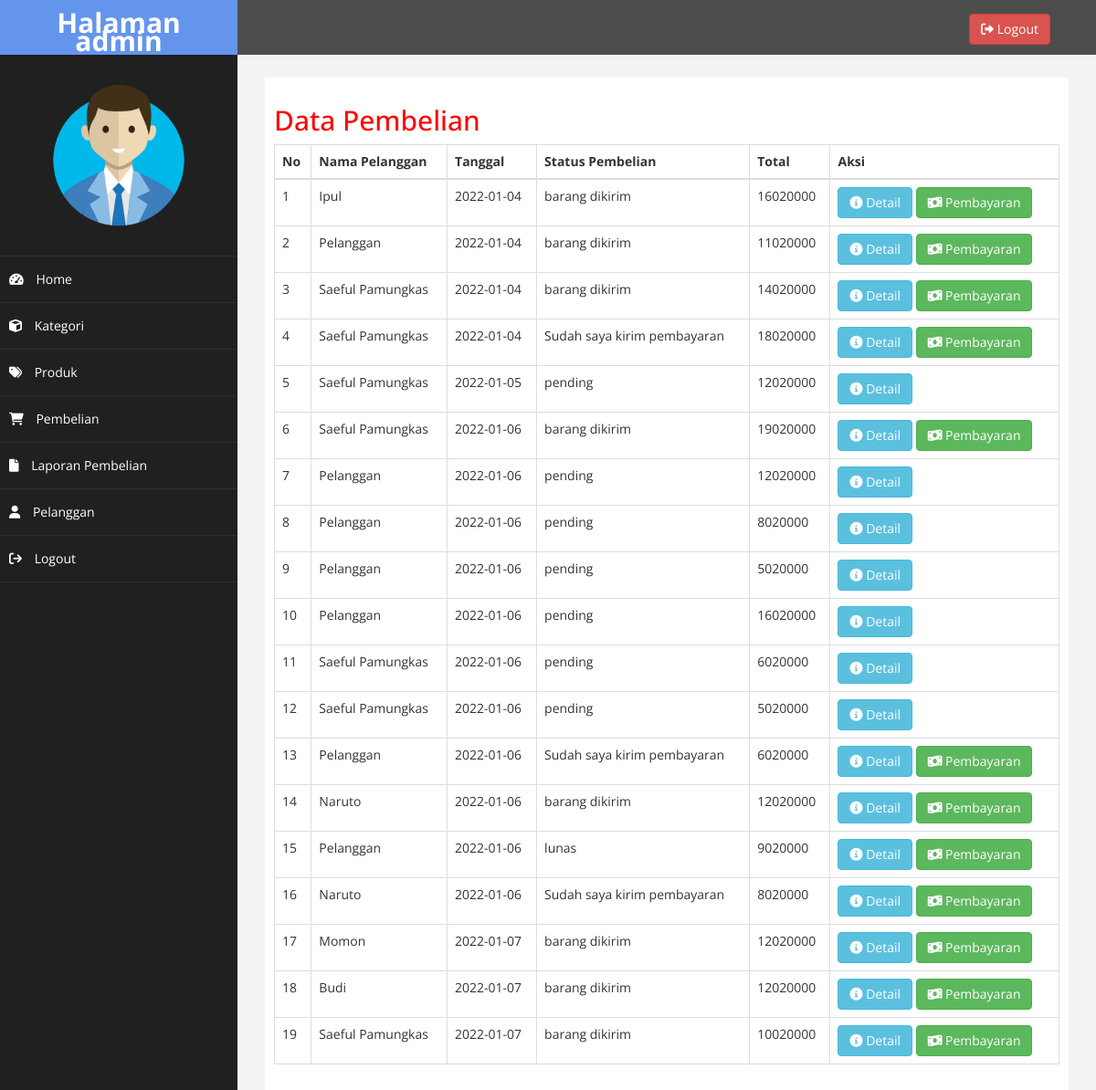
Page /admin/index.php?halaman=pembelian (signed in) on the committed database.
### tables this page shows
CREATE TABLE `pembelian` (
  `id_pembelian` int(11) NOT NULL,
  `id_pelanggan` int(11) NOT NULL,
  `id_ongkir` int(11) NOT NULL,
  `tanggal_pembelian` date NOT NULL,
  `total_pembelian` int(11) NOT NULL,
  `nama_pengiriman` varchar(200) NOT NULL,
  `tarif` int(11) NOT NULL,
  `alamat_pengiriman` text NOT NULL,
  `status_pembelian` varchar(200) NOT NULL DEFAULT 'pending',
  `resi_pengiriman` varchar(50) NOT NULL
);

CREATE TABLE `pelanggan` (
  `id_pelanggan` int(11) NOT NULL,
  `email_pelanggan` varchar(50) NOT NULL,
  `password_pelanggan` varchar(50) NOT NULL,
  `nama_pelanggan` varchar(200) NOT NULL,
  `telp_pelanggan` varchar(200) NOT NULL,
  `alamat_pelanggan` text NOT NULL
);

### admin/pembelian.php (the view, shortened to what this page needs)
<?php
require("koneksi.php");
?>
<!DOCTYPE html>
<html lang="en">
<head>
    <link rel="stylesheet" href="assets/fontawesome-free-6.0.0/css/all.min.css">
</head>
<body>
    <h2>Data Pembelian</h2>
    <table class="table table-bordered">
        <thead>
            <th>No</th>
            <th>Nama Pelanggan</th>
            <th>Tanggal</th>
            <th>Status Pembelian</th>
            <th>Total</th>
            <th>Aksi</th>
        </thead>
        <tbody>
            <?php $nomor = 1; ?>
            <?php $ambil = $conn->query("SELECT * FROM pembelian JOIN pelanggan ON pembelian.id_pelanggan=pelanggan.id_pelanggan"); ?>
            <?php while ($row = $ambil->fetch_assoc()) { ?>
                <tr>
                    <td><?php echo $nomor; ?></td>
                    <td><?php echo $row['nama_pelanggan']; ?></td>
                    <td><?php echo $row['tanggal_pembelian']; ?></td>
                    <td><?php echo $row['status_pembelian']; ?></td>
                    <td><?php echo $row['total_pembelian']; ?></td>
                    <td>
                        <a href="index.php?halaman=detail&id=<?php echo $row['id_pembelian']; ?>" class="btn btn-info"><i class="fas fa-info-circle"></i> Detail</a>
                        <?php if ($row['status_pembelian'] !== "pending") : ?>
                            <a href="index.php?halaman=pembayaran&id=<?php echo $row['id_pembelian'] ?>" class="btn btn-success"><i class="fas fa-money-bill-wave"></i> Pembayaran</a>
                        <?php endif ?>
                    </td>
                </tr>
                <?php $nomor++; ?>
            <?php } ?>
        </tbody>
    </table>
</body>
</html>

### admin/index.php (shortened to what this page needs)
<!DOCTYPE html>
<html xmlns="http://www.w3.org/1999/xhtml">
<head>
    <link href="assets/css/bootstrap.css" rel="stylesheet" />
    <link href="assets/css/font-awesome.css" rel="stylesheet" />
    <link rel="stylesheet" href="assets/fontawesome-free-6.0.0/css/all.min.css">
    <link href="assets/js/morris/morris-0.4.3.min.css" rel="stylesheet" />
    <link href="assets/css/custom.css" rel="stylesheet" />
</head>
<body>
    <div id="wrapper">
        <nav class="navbar navbar-default navbar-cls-top " role="navigation" style="margin-bottom: 0">
            <div class="navbar-header">
                <a class="navbar-brand" style="background-color: cornflowerblue;" href="index.html">Halaman admin</a>
            </div>
            <div style="color: white;
padding: 15px 50px 5px 50px;
float: right;
font-size: 16px;"> &nbsp; <a href="index.php?halaman=logout" class=" btn btn-danger rounded-btn-adjust"><i class="fas fa-sign-out-alt"></i> Logout</a> </div>
        </nav>
        <nav class="navbar-default navbar-side" role="navigation">
            <div class="sidebar-collapse">
                <ul class="nav" id="main-menu">
                    <li class="text-center">
                        <img src="assets/img/user_login.png" class="user-image img-responsive" />
                    </li>
                    <li><a href="index.php"><i class="fa fa-dashboard"></i> Home</a></li>
                    <li><a href="index.php?halaman=kategori"><i class="fa fa-cube"></i> Kategori</a></li>
                    <li><a href="index.php?halaman=produk"><i class="fa fa-tags"></i> Produk</a></li>
                    <li><a href="index.php?halaman=pembelian"><i class="fa fa-shopping-cart"></i> Pembelian</a></li>
                    <li><a href="index.php?halaman=laporan_pembelian"><i class="fa fa-file"></i> Laporan Pembelian</a></li>
                    <li><a href="index.php?halaman=pelanggan"><i class="fa fa-user"></i> Pelanggan</a></li>
                    <li><a href="index.php?halaman=logout"><i class="fa fa-sign-out"></i> Logout</a></li>
                </ul>
            </div>
        </nav>
        <div id="page-wrapper">
            <div id="page-inner">
                <?php
                if (isset($_GET['halaman'])) {
                    if ($_GET['halaman'] == "produk") {
                        include 'produk.php';
                    } elseif ($_GET['halaman'] == "pembelian") {
                        include 'pembelian.php';
                    } elseif ($_GET['halaman'] == "pelanggan") {
                        include 'pelanggan.php';
                    } elseif ($_GET['halaman'] == "detail") {
                        include 'detail.php';
                    } elseif ($_GET['halaman'] == "tambahproduk") {
                        include 'tambahproduk.php';
                    } elseif ($_GET['halaman'] == "hapusproduk") {
                        include 'hapusproduk.php';
                    } elseif ($_GET['halaman'] == "editproduk") {
                        include 'editproduk.php';
                    } elseif ($_GET['halaman'] == "logout") {
                        include 'logout.php';
                    } elseif ($_GET['halaman'] == "pembayaran") {
                        include 'pembayaran.php';
                    } elseif ($_GET['halaman'] == "laporan_pembelian") {
                        include 'laporan_pembelian.php';
                    } elseif ($_GET['halaman'] == "kategori") {
                        include 'kategori.php';
                    } elseif ($_GET['halaman'] == "hapuskategori") {
                        include 'hapuskategori.php';
                    } elseif ($_GET['halaman'] == "tambahkategori") {
                        include 'tambahkategori.php';
                    } elseif ($_GET['halaman'] == "hapuspelanggan") {
                        include 'hapuspelanggan.php';
                    }
                } else {
                    include 'home.php';
                }
                ?>
            </div>
        </div>
    </div>
</body>
</html>

### admin/assets/css/custom.css (style rules this page uses)
body { font-family: 'Open Sans', sans-serif; }
#wrapper { width: 100%; background:#202020; }
#page-wrapper { padding: 15px 15px; min-height: 600px; background:#F3F3F3; }
#page-inner { width:100%; margin:10px 20px 10px 0px; background-color:#fff!important; padding:10px; min-height:1200px; }
.text-center { text-align:center; }
h2 { color: #f00; }
.user-image { margin: 25px auto; -webkit-border-radius: 10px; -moz-border-radius: 10px; border-radius: 10px; max-height:170px; max-width:170px; }
.navbar-cls-top .navbar-brand { color: #fff; background: #C90000; width: 260px; text-align: center; height: 60px; font-size: 30px; font-weight: 700; }
.sidebar-collapse , .sidebar-collapse .nav { background:none; }
.sidebar-collapse .nav { padding:0; }
.sidebar-collapse .nav > li > a { color:#fff; background:#202020; text-shadow:none; }
.sidebar-collapse > .nav > li > a { padding:15px 10px; }
.sidebar-collapse > .nav > li { border-bottom: 1px solid rgba(107, 108, 109, 0.19); }
.navbar-side { border:none; background-color: #202020; }
.navbar-cls-top { background:#4D4D4D; border-bottom:none; }
.navbar-default { border:0px solid black; }
.navbar-header { background: #A70303; }
.nav > li > a > i { margin-right:10px; }
@media (min-width:768px) { #page-wrapper { margin: 0 0 0 260px; padding: 15px 30px; min-height: 1200px; } }
@media (min-width:768px) { .navbar-side { z-index: 1; position: absolute; width: 260px; } }
@media (min-width:768px) { .navbar { border-radius: 0px; } }

### rows in the picture
pembelian: id_pelanggan.nama_pelanggan "Ipul", tanggal_pembelian "2022-01-04", status_pembelian "barang dikirim", total_pembelian "16020000"
pembelian: id_pelanggan.nama_pelanggan "Pelanggan", tanggal_pembelian "2022-01-04", status_pembelian "barang dikirim", total_pembelian "11020000"
pembelian: id_pelanggan.nama_pelanggan "Saeful Pamungkas", tanggal_pembelian "2022-01-04", status_pembelian "barang dikirim", total_pembelian "14020000"
pembelian: id_pelanggan.nama_pelanggan "Saeful Pamungkas", tanggal_pembelian "2022-01-04", status_pembelian "Sudah saya kirim pembayaran", total_pembelian "18020000"
pembelian: id_pelanggan.nama_pelanggan "Saeful Pamungkas", tanggal_pembelian "2022-01-05", status_pembelian "pending", total_pembelian "12020000"
pembelian: id_pelanggan.nama_pelanggan "Saeful Pamungkas", tanggal_pembelian "2022-01-06", status_pembelian "barang dikirim", total_pembelian "19020000"
pembelian: id_pelanggan.nama_pelanggan "Pelanggan", tanggal_pembelian "2022-01-06", status_pembelian "pending", total_pembelian "12020000"
pembelian: id_pelanggan.nama_pelanggan "Pelanggan", tanggal_pembelian "2022-01-06", status_pembelian "pending", total_pembelian "8020000"
pembelian: id_pelanggan.nama_pelanggan "Pelanggan", tanggal_pembelian "2022-01-06", status_pembelian "pending", total_pembelian "5020000"
pembelian: id_pelanggan.nama_pelanggan "Pelanggan", tanggal_pembelian "2022-01-06", status_pembelian "pending", total_pembelian "16020000"
pembelian: id_pelanggan.nama_pelanggan "Saeful Pamungkas", tanggal_pembelian "2022-01-06", status_pembelian "pending", total_pembelian "6020000"
pembelian: id_pelanggan.nama_pelanggan "Saeful Pamungkas", tanggal_pembelian "2022-01-06", status_pembelian "pending", total_pembelian "5020000"
pembelian: id_pelanggan.nama_pelanggan "Pelanggan", tanggal_pembelian "2022-01-06", status_pembelian "Sudah saya kirim pembayaran", total_pembelian "6020000"
pembelian: id_pelanggan.nama_pelanggan "Naruto", tanggal_pembelian "2022-01-06", status_pembelian "barang dikirim", total_pembelian "12020000"
pembelian: id_pelanggan.nama_pelanggan "Pelanggan", tanggal_pembelian "2022-01-06", status_pembelian "lunas", total_pembelian "9020000"
pembelian: id_pelanggan.nama_pelanggan "Naruto", tanggal_pembelian "2022-01-06", status_pembelian "Sudah saya kirim pembayaran", total_pembelian "8020000"
pembelian: id_pelanggan.nama_pelanggan "Momon", tanggal_pembelian "2022-01-07", status_pembelian "barang dikirim", total_pembelian "12020000"
pembelian: id_pelanggan.nama_pelanggan "Budi", tanggal_pembelian "2022-01-07", status_pembelian "barang dikirim", total_pembelian "12020000"
pembelian: id_pelanggan.nama_pelanggan "Saeful Pamungkas", tanggal_pembelian "2022-01-07", status_pembelian "barang dikirim", total_pembelian "10020000"
